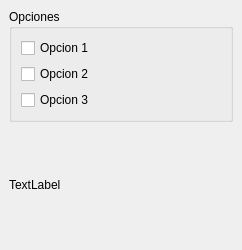
<?xml version="1.0" encoding="UTF-8"?>
<ui version="4.0">
 <class>MainWindow</class>
 <widget class="QMainWindow" name="MainWindow">
  <property name="geometry">
   <rect>
    <x>0</x>
    <y>0</y>
    <width>242</width>
    <height>250</height>
   </rect>
  </property>
  <property name="windowTitle">
   <string>MainWindow</string>
  </property>
  <widget class="QWidget" name="centralwidget">
   <layout class="QVBoxLayout" name="verticalLayout_2">
    <item>
     <widget class="QGroupBox" name="groupBox">
      <property name="title">
       <string>Opciones</string>
      </property>
      <layout class="QVBoxLayout" name="verticalLayout">
       <item>
        <widget class="QCheckBox" name="opcion1">
         <property name="text">
          <string>Opcion 1</string>
         </property>
        </widget>
       </item>
       <item>
        <widget class="QCheckBox" name="opcion2">
         <property name="text">
          <string>Opcion 2</string>
         </property>
        </widget>
       </item>
       <item>
        <widget class="QCheckBox" name="opcion3">
         <property name="text">
          <string>Opcion 3</string>
         </property>
        </widget>
       </item>
      </layout>
     </widget>
    </item>
    <item>
     <widget class="QLabel" name="etiqueta">
      <property name="text">
       <string>TextLabel</string>
      </property>
     </widget>
    </item>
   </layout>
  </widget>
 </widget>
 <resources/>
 <connections/>
</ui>
